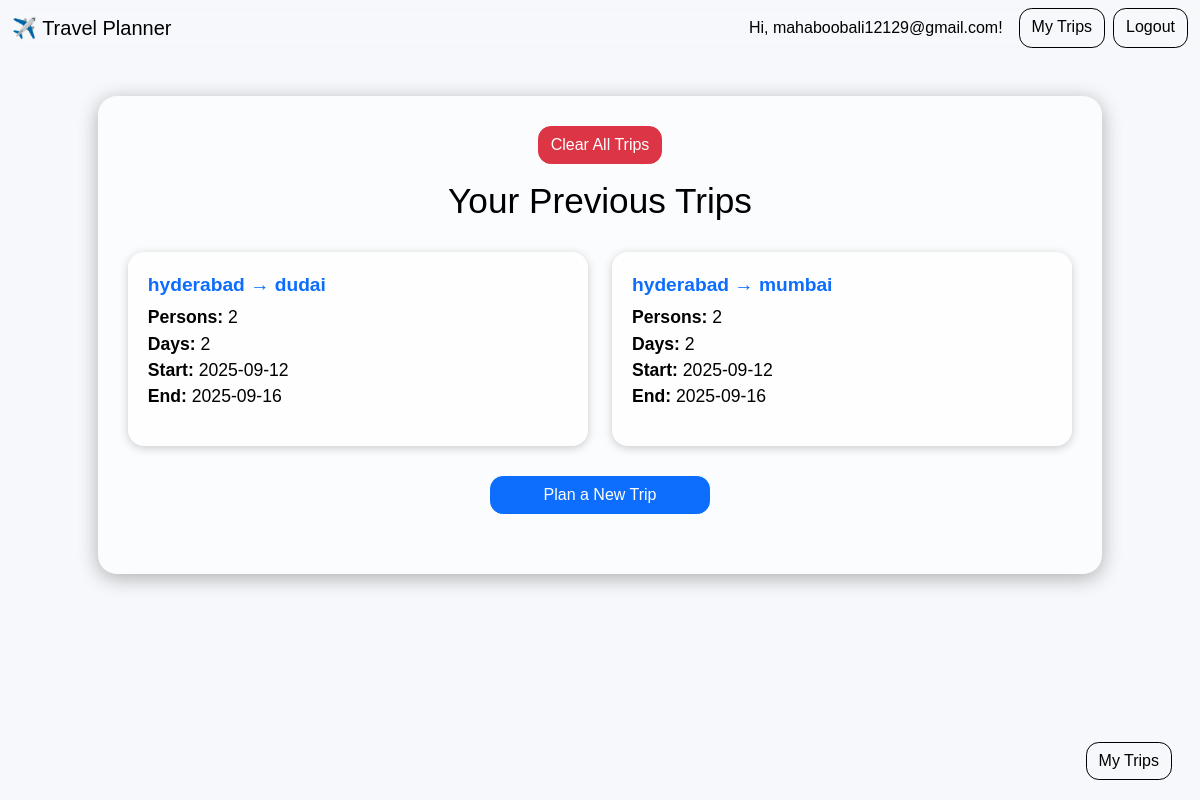
Page /my_trips (signed in) on the earlier database version.
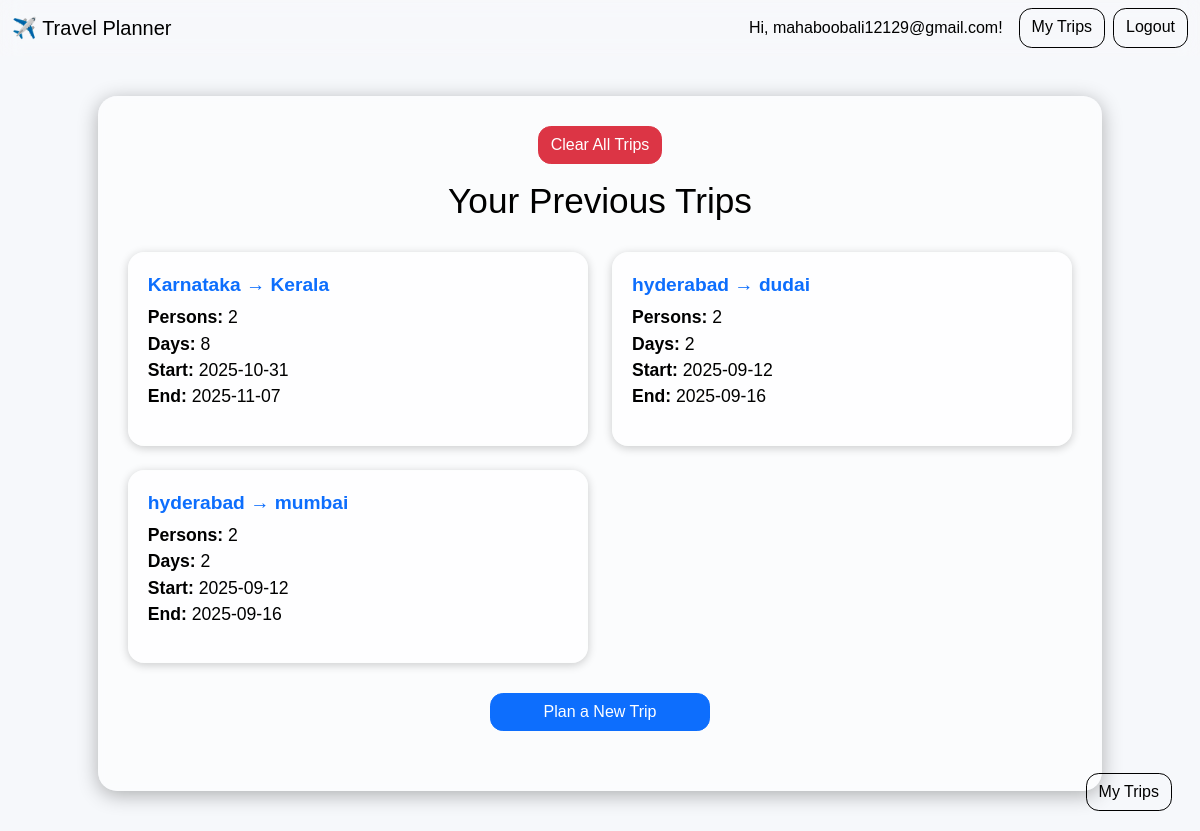
Same page on the later database version.
### tables this page shows
CREATE TABLE trips (
    id INTEGER PRIMARY KEY AUTOINCREMENT,
    user_id INTEGER NOT NULL,
    source TEXT NOT NULL,
    destination TEXT NOT NULL,
    persons INTEGER NOT NULL,
    days INTEGER NOT NULL,
    start_date TEXT NOT NULL,
    end_date TEXT NOT NULL,
    created_at DATETIME DEFAULT CURRENT_TIMESTAMP, travel_mode TEXT DEFAULT 'car', accom_category TEXT DEFAULT 'budget', distance REAL DEFAULT 0,
    FOREIGN KEY (user_id) REFERENCES users(id)
);

### app.py (the view)
@app.route("/my_trips")
@login_required
def my_trips():
    with get_db() as db:
        rows = db.execute(
            "SELECT id, source, destination, persons, days, start_date, end_date FROM trips WHERE user_id = ? ORDER BY start_date DESC",
            (session["user_id"],)
        ).fetchall()
    trips = [
        {
            "id": r[0],
            "source": r[1],
            "destination": r[2],
            "persons": r[3],
            "days": r[4],
            "start_date": r[5],
            "end_date": r[6],
        }
        for r in rows
    ]
    return render_template("my_trips.html", trips=trips, page_class="trip-page")

### app.py (called while the page is built)
def login_required(view):
    @wraps(view)
    def wrapped(*args, **kwargs):
        if not session.get("user_id"):
            flash("Please log in first.", "warning")
            return redirect(url_for("login"))
        return view(*args, **kwargs)
    return wrapped

### models.py (called while the page is built)
def get_db():
    conn = sqlite3.connect(DB_PATH)
    return conn

### templates/my_trips.html (shortened to what this page needs)
{% extends "base.html" %}
{% set page_class = 'my-trips-page' %}
{% block content %}
<div class="trips-container">
    <form action="{{ url_for('clear_trips') }}" method="post" class="mb-3 text-center">
        <button type="submit" class="btn btn-danger" onclick="return confirm('Are you sure you want to delete all trips?')">
            Clear All Trips
        </button>
    </form>
    <h2>Your Previous Trips</h2>
    {% if trips %}
      <div class="row g-4">
        {% for trip in trips %}
          <div class="col-md-6">
            <div class="trip-card">
              <h5>
                  <a href="{{ url_for('view_trip', trip_id=trip.id) }}">
                      {{ trip.source }} → {{ trip.destination }}
                  </a>
              </h5>
              <p>
                <strong>Persons:</strong> {{ trip.persons }}<br>
                <strong>Days:</strong> {{ trip.days }}<br>
                <strong>Start:</strong> {{ trip.start_date }}<br>
                <strong>End:</strong> {{ trip.end_date }}
              </p>
            </div>
          </div>
        {% endfor %}
      </div>
    {% else %}
      <p class="text-center text-black">No trips planned yet.</p>
    {% endif %}
    <a href="{{ url_for('plan_trip') }}" class="btn btn-primary btn-back">Plan a New Trip</a>
</div>
{% endblock %}

### templates/base.html (shortened to what this page needs)
<!DOCTYPE html>
<html lang="en">
<head>
  <link rel="stylesheet" href="https://cdn.jsdelivr.net/npm/bootstrap@5.3.2/dist/css/bootstrap.min.css">
  <link rel="stylesheet" href="{{ url_for('static', filename='css/styles.css') }}">
</head>
<body class="{{ page_class|default('') }}">
  <nav class="navbar navbar-expand-lg navbar-dark">
    <div class="container-fluid">
      <a class="navbar-brand" href="{{ url_for('plan_trip') }}">✈️ Travel Planner</a>
      <div class="d-flex">
        {% if session.get('username') %}
          <span class="navbar-text me-3">Hi, {{ session['username'] }}!</span>
          <a class="btn btn-outline-light me-2" href="{{ url_for('my_trips') }}">My Trips</a>
          <a class="btn btn-outline-light" href="{{ url_for('logout') }}">Logout</a>
        {% else %}
          <a class="btn btn-outline-light me-2" href="{{ url_for('login') }}">Login</a>
          <a class="btn btn-light" href="{{ url_for('signup') }}">Sign Up</a>
        {% endif %}
      </div>
    </div>
  </nav>
  <div class="container mt-4">
    {% block content %}{% endblock %}
  </div>
  {% if session.get('username') %}
    <a class="btn btn-outline-light me-2"
       style="position: fixed; bottom: 20px; right: 20px; z-index: 1000; color: #000; border-color: #000;"
       href="{{ url_for('my_trips') }}">
       My Trips
    </a>
  {% endif %}
</body>
</html>

### static/css/styles.css (style rules this page uses)
body.my-trips-page { background-image: url('../images/budget-bg'); background-size: cover; background-position: center; background-repeat: no-repeat; background-attachment: fixed; color: #fff; }
body { background: #f6f8fb; font-family: Arial, sans-serif; }
.btn { border-radius: .8rem; }

### templates/base.html (style rules this page uses)
.navbar { background-color: rgba(255, 255, 255, 0.1) !important; backdrop-filter: blur(10px); }
.navbar a, .navbar .navbar-text, .navbar .btn-outline-light, .navbar .btn-light { color: #000 !important; border-color: #000 !important; }

Differences in the rows shown:
added trips: source "Karnataka", destination "Kerala", persons "2", days "8", start_date "2025-10-31", end_date "2025-11-07"
